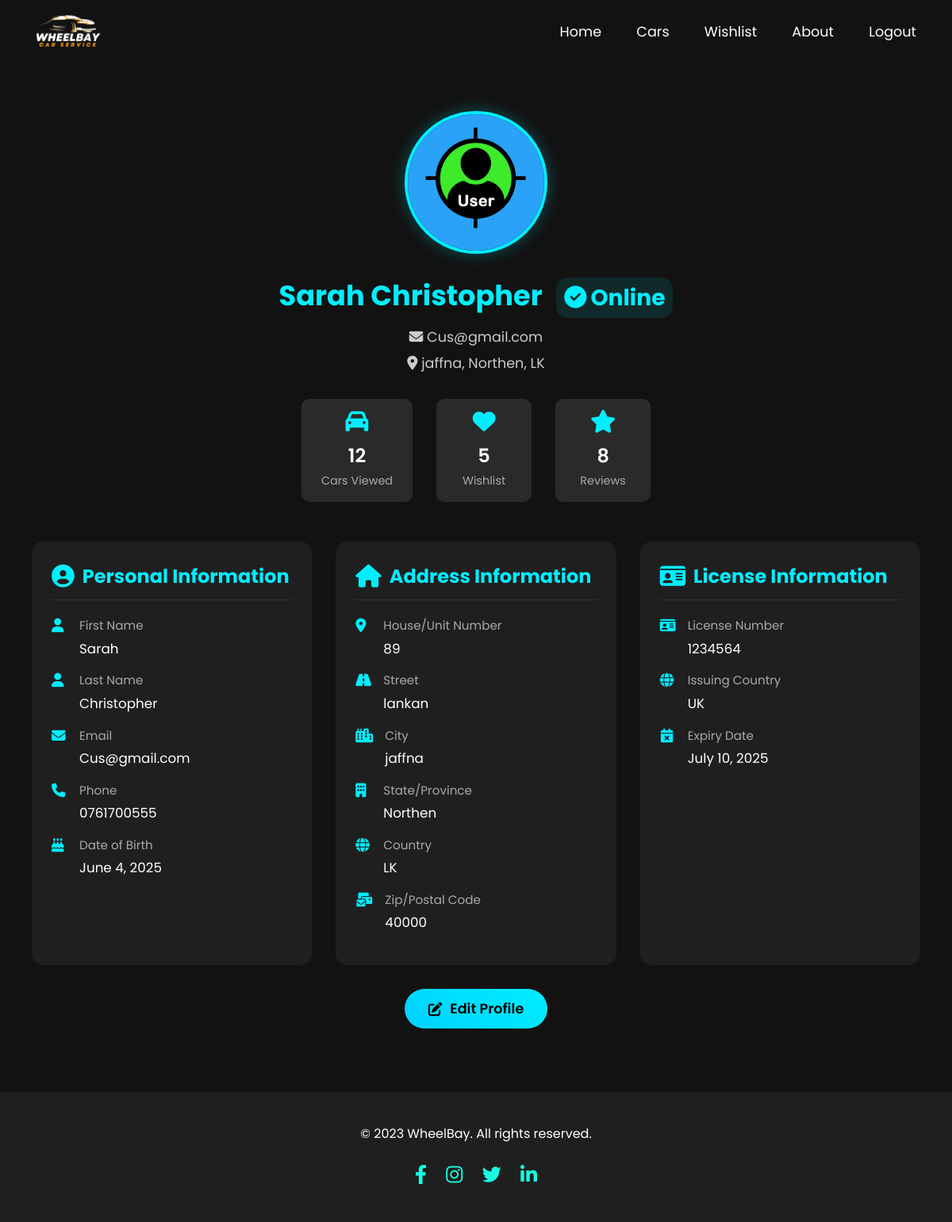
Screenshot of /user.php (signed in) with the database file from the repository.
### tables this page shows
CREATE TABLE `users` (
  `id` int(11) NOT NULL,
  `profile_image` varchar(255) DEFAULT NULL,
  `first_name` varchar(50) NOT NULL,
  `last_name` varchar(50) NOT NULL,
  `email` varchar(100) NOT NULL,
  `password` varchar(255) NOT NULL,
  `phone` varchar(20) NOT NULL,
  `dob` date NOT NULL,
  `house_no` varchar(20) NOT NULL,
  `street` varchar(100) NOT NULL,
  `city` varchar(50) NOT NULL,
  `state` varchar(50) NOT NULL,
  `country` varchar(50) NOT NULL,
  `zip_code` varchar(20) NOT NULL,
  `license_number` varchar(50) NOT NULL,
  `license_country` varchar(50) DEFAULT NULL,
  `license_expiry` date DEFAULT NULL,
  `created_at` timestamp NOT NULL DEFAULT current_timestamp(),
  `updated_at` timestamp NOT NULL DEFAULT current_timestamp() ON UPDATE current_timestamp(),
  `terms_accepted` tinyint(1) DEFAULT 0
);

### user.php (the view, shortened to what this page needs)
<?php
require_once 'php/db_conn.php';
$loggedInUserId = $_SESSION['user_id'];
$firstName = "User";
$lastName = "Profile";
$fullName = "User Profile";
$email = "N/A";
$location = "N/A";
$profileImage = "img/default-user.jpg";
$phone = "N/A";
$licenseNumber = "N/A";
$licenseCountry = "N/A";
$userType = "Online";
$sql = "SELECT first_name, last_name, email, phone, dob, house_no, street, city, state, country, zip_code, license_number, license_country, license_expiry, profile_image FROM users WHERE id = ?";
$stmt = $conn->prepare($sql);
if ($stmt) {
    $stmt->bind_param("i", $loggedInUserId);
    $stmt->execute();
    $result = $stmt->get_result();
    if ($user = $result->fetch_assoc()) {
        $firstName = htmlspecialchars($user['first_name']);
        $lastName = htmlspecialchars($user['last_name']);
        $fullName = $firstName . ' ' . $lastName;
        $email = htmlspecialchars($user['email']);
}
        $locationParts = [];
        if (!empty($user['city'])) $locationParts[] = htmlspecialchars($user['city']);
        if (!empty($user['state'])) $locationParts[] = htmlspecialchars($user['state']);
        if (!empty($user['country'])) $locationParts[] = htmlspecialchars($user['country']);
        $location = implode(', ', $locationParts);
        $profileImage = "img/default-user.jpg";
        $phone = !empty($user['phone']) ? htmlspecialchars($user['phone']) : 'N/A';
        $dob = !empty($user['dob']) ? htmlspecialchars($user['dob']) : 'N/A';
        $displayDob = $dob;
        if ($dob !== 'N/A' && $dobDateObj = DateTime::createFromFormat('Y-m-d', $dob)) {
             $displayDob = $dobDateObj->format('F j, Y');
        } else {
             $rawDob = '';
        }
        $licenseNumber = !empty($user['license_number']) ? htmlspecialchars($user['license_number']) : 'N/A';
        $licenseCountry = !empty($user['license_country']) ? htmlspecialchars($user['license_country']) : 'N/A';
        $licenseExpiry = !empty($user['license_expiry']) ? htmlspecialchars($user['license_expiry']) : 'N/A';
        $displayLicenseExpiry = $licenseExpiry;
        if ($licenseExpiry !== 'N/A' && $licenseExpiryDateObj = DateTime::createFromFormat('Y-m-d', $licenseExpiry)) {
             $displayLicenseExpiry = $licenseExpiryDateObj->format('F j, Y');
        } else {
             $rawLicenseExpiry = '';
        }
    } else {
        error_log("User ID " . $loggedInUserId . " found in session but not in database or wrong type.");
        session_unset();
        session_destroy();
        header("Location: login.php?error=user_data_missing");
        exit();
    }
?>
<!DOCTYPE html>
<html lang="en">
<head>
    <link rel="stylesheet" href="https://cdnjs.cloudflare.com/ajax/libs/font-awesome/6.4.0/css/all.min.css">
</head>
<body class="wheelbay-body">
    <header class="wheelbay-header">
        <img class="wheelbay-logo" src="img/Logo01.png" alt="WheelBay Logo">
        <nav>
            <a href="home.html">Home<span></span></a>
            <a href="cars.html">Cars<span></span></a>
            <a href="wishlist.html">Wishlist<span></span></a>
            <a href="about.html">About<span></span></a>
            <?php if (isset($_SESSION['user_id'])): ?>
                <a href="logout.php">Logout<span></span></a>
            <?php else: ?>
                <a href="login.php">Login<span></span></a>
            <?php endif; ?>
        </nav>
    </header>
    <main class="wheelbay-main">
        <section class="profile-section">
            <img src="<?php echo $profileImage; ?>" alt="Profile Picture" class="profile-picture" id="profile-picture">
            <div class="profile-info">
                <h2><?php echo $fullName; ?> <span class="verification-badge"><i class="fas fa-check-circle"></i><?php echo $userType; ?></span></h2>
                <p><i class="fas fa-envelope"></i> <?php echo $email; ?></p>
                <p><i class="fas fa-map-marker-alt"></i> <?php echo $location; ?></p>
            </div>
            <div class="profile-stats">
                <div class="stat-item" onclick="viewSection('viewed')">
                    <i class="fas fa-car"></i>
                    <div class="stat-number">12</div>
                    <div class="stat-label">Cars Viewed</div>
                </div>
                <div class="stat-item" onclick="viewSection('wishlist')">
                    <i class="fas fa-heart"></i>
                    <div class="stat-number">5</div>
                    <div class="stat-label">Wishlist</div>
                </div>
                <div class="stat-item" onclick="viewSection('reviews')">
                    <i class="fas fa-star"></i>
                    <div class="stat-number">8</div>
                    <div class="stat-label">Reviews</div>
                </div>
            </div>
        </section>
        <div class="profile-details-container">
            <div class="info-section">
                <h3><i class="fas fa-user-circle"></i> Personal Information</h3>
                <div class="info-item">
                    <i class="fas fa-user"></i>
                    <div>
                        <div class="info-label">First Name</div>
                        <div class="info-value"><?php echo $firstName ?: '<span class="not-provided">Not provided</span>'; ?></div>
                    </div>
                </div>
                <div class="info-item">
                    <i class="fas fa-user"></i>
                    <div>
                        <div class="info-label">Last Name</div>
                        <div class="info-value"><?php echo $lastName ?: '<span class="not-provided">Not provided</span>'; ?></div>
                    </div>
                </div>
                <div class="info-item">
                    <i class="fas fa-envelope"></i>
                    <div>
                        <div class="info-label">Email</div>
                        <div class="info-value"><?php echo $email ?: '<span class="not-provided">Not provided</span>'; ?></div>
                    </div>
                </div>
                <div class="info-item">
                    <i class="fas fa-phone"></i>
                    <div>
                        <div class="info-label">Phone</div>
                        <div class="info-value"><?php echo $phone ?: '<span class="not-provided">Not provided</span>'; ?></div>
                    </div>
                </div>
                <div class="info-item">
                    <i class="fas fa-birthday-cake"></i>
                    <div>
                        <div class="info-label">Date of Birth</div>
                        <div class="info-value"><?php echo $displayDob !== 'N/A' ? $displayDob : '<span class="not-provided">Not provided</span>'; ?></div>
                    </div>
                </div>
            </div>
            <div class="info-section">
                <h3><i class="fas fa-home"></i> Address Information</h3>
                <div class="info-item">
                    <i class="fas fa-map-marker-alt"></i>
                    <div>
                        <div class="info-label">House/Unit Number</div>
                        <div class="info-value"><?php echo !empty($user['house_no']) ? htmlspecialchars($user['house_no']) : '<span class="not-provided">Not provided</span>'; ?></div>
                    </div>
                </div>
                <div class="info-item">
                    <i class="fas fa-road"></i>
                    <div>
                        <div class="info-label">Street</div>
                        <div class="info-value"><?php echo !empty($user['street']) ? htmlspecialchars($user['street']) : '<span class="not-provided">Not provided</span>'; ?></div>
                    </div>
                </div>
                <div class="info-item">
                    <i class="fas fa-city"></i>
                    <div>
                        <div class="info-label">City</div>
                        <div class="info-value"><?php echo !empty($user['city']) ? htmlspecialchars($user['city']) : '<span class="not-provided">Not provided</span>'; ?></div>
                    </div>
                </div>
                <div class="info-item">
                    <i class="fas fa-building"></i>
                    <div>
                        <div class="info-label">State/Province</div>
                        <div class="info-value"><?php echo !empty($user['state']) ? htmlspecialchars($user['state']) : '<span class="not-provided">Not provided</span>'; ?></div>
                    </div>
                </div>
                <div class="info-item">
                    <i class="fas fa-globe"></i>
                    <div>
                        <div class="info-label">Country</div>
                        <div class="info-value"><?php echo !empty($user['country']) ? htmlspecialchars($user['country']) : '<span class="not-provided">Not provided</span>'; ?></div>
                    </div>
                </div>
                <div class="info-item">
                    <i class="fas fa-mail-bulk"></i>
                    <div>
                        <div class="info-label">Zip/Postal Code</div>
                        <div class="info-value"><?php echo !empty($user['zip_code']) ? htmlspecialchars($user['zip_code']) : '<span class="not-provided">Not provided</span>'; ?></div>
                    </div>
                </div>
            </div>
            <div class="info-section">
                <h3><i class="fas fa-id-card"></i> License Information</h3>
                <div class="info-item">
                    <i class="fas fa-id-card"></i>
                    <div>
                        <div class="info-label">License Number</div>
                        <div class="info-value"><?php echo $licenseNumber !== 'N/A' ? $licenseNumber : '<span class="not-provided">Not provided</span>'; ?></div>
                    </div>
                </div>
                <div class="info-item">
                    <i class="fas fa-globe"></i>
                    <div>
                        <div class="info-label">Issuing Country</div>
                        <div class="info-value"><?php echo $licenseCountry !== 'N/A' ? $licenseCountry : '<span class="not-provided">Not provided</span>'; ?></div>
                    </div>
                </div>
                <div class="info-item">
                    <i class="fas fa-calendar-times"></i>
                    <div>
                        <div class="info-label">Expiry Date</div>
                        <div class="info-value"><?php echo $displayLicenseExpiry !== 'N/A' ? $displayLicenseExpiry : '<span class="not-provided">Not provided</span>'; ?></div>
                    </div>
                </div>
            </div>
        </div>
        <button class="edit-profile-btn" onclick="openEditModal()">
            <i class="fas fa-edit"></i> Edit Profile
        </button>
    </main>
    <footer class="wheelbay-footer">
        <p>© 2023 WheelBay. All rights reserved.</p>
        <div class="wheelbay-social-links">
            <a href="#" aria-label="Facebook" onclick="Social()"><i class="fab fa-facebook-f"></i></a>
            <a href="#" aria-label="Instagram" onclick="Social()"><i class="fab fa-instagram"></i></a>
            <a href="#" aria-label="Twitter" onclick="Social()"><i class="fab fa-twitter"></i></a>
            <a href="#" aria-label="LinkedIn" onclick="Social()"><i class="fab fa-linkedin-in"></i></a>
        </div>
    </footer>
</body>
</html>

### user.php (style rules this page uses)
* { margin: 0; padding: 0; box-sizing: border-box; font-family: 'Poppins', sans-serif; }
.wheelbay-body { background-color: #121212; color: white; margin: 0; line-height: 1.6; }
.wheelbay-header { position: fixed; top: 0; left: 0; right: 0; z-index: 1000; display: flex; justify-content: space-between; align-items: center; padding: 0 25px; height: 80px; transition: all 0.3s ease; }
.wheelbay-logo { width: 120px; transition: transform 0.3s; }
nav a { position: relative; font-size: 1.1em; color: #fff; text-decoration: none; padding: 6px 20px; transition: .5s; }
.wheelbay-main { padding: 40px; margin-top: 100px; max-width: 1200px; margin-left: auto; margin-right: auto; }
.profile-section { display: flex; flex-direction: column; align-items: center; text-align: center; margin-bottom: 40px; }
.profile-picture { width: 180px; height: 180px; border-radius: 50%; object-fit: cover; border: 4px solid #0ef; margin-bottom: 25px; transition: transform 0.3s, box-shadow 0.3s; cursor: pointer; box-shadow: 0 0 20px rgba(0, 238, 255, 0.3); }
.profile-info h2 { font-size: 2.2em; margin-bottom: 10px; color: #0ef; }
.profile-info p { font-size: 1.1em; color: #ccc; margin-bottom: 5px; }
.profile-stats { display: flex; justify-content: center; gap: 30px; margin-top: 25px; }
.stat-item { background: rgba(255, 255, 255, 0.1); padding: 15px 25px; border-radius: 10px; min-width: 120px; transition: transform 0.3s, background 0.3s; cursor: pointer; }
.stat-item i { font-size: 1.8em; color: #0ef; margin-bottom: 10px; }
.stat-item .stat-number { font-size: 1.5em; font-weight: 600; color: white; }
.stat-item .stat-label { font-size: 0.9em; color: #aaa; }
.edit-profile-btn { background: linear-gradient(45deg, #00d2ff, #0ef); color: black; border: none; padding: 12px 30px; border-radius: 30px; font-size: 1.1em; font-weight: 600; cursor: pointer; margin-top: 30px; transition: transform 0.3s, box-shadow 0.3s; display: flex; align-items: center; gap: 10px; margin-left: auto; margin-right: auto; }
.verification-badge { display: inline-flex; align-items: center; background: rgba(0, 238, 255, 0.1); color: #0ef; padding: 3px 10px; border-radius: 15px; font-size: 0.8em; margin-left: 10px; }
.verification-badge i { margin-right: 5px; }
.wheelbay-footer { background-color: #1f1f1f; color: white; text-align: center; padding: 40px 20px; margin-top: 40px; }
.wheelbay-footer p { margin: 0; }
.wheelbay-social-links { margin-top: 20px; }
.wheelbay-social-links a { margin: 0 10px; font-size: 1.5em; color: #17fee3; transition: color 0.3s; }
.profile-details-container { display: grid; grid-template-columns: repeat(auto-fit, minmax(300px, 1fr)); gap: 30px; margin-top: 50px; }
.info-section { background: #1f1f1f; border-radius: 15px; padding: 25px; transition: transform 0.3s, box-shadow 0.3s; }
.info-section h3 { color: #0ef; margin-bottom: 20px; font-size: 1.5em; display: flex; align-items: center; gap: 10px; border-bottom: 1px solid #333; padding-bottom: 10px; }
.info-section h3 i { font-size: 1.2em; }
.info-item { margin-bottom: 15px; display: flex; align-items: flex-start; }
.info-item i { color: #0ef; margin-right: 15px; margin-top: 3px; font-size: 1.1em; min-width: 20px; }
.info-item .info-label { color: #aaa; font-size: 0.95em; margin-bottom: 3px; }
.info-item .info-value { color: white; font-size: 1.05em; word-break: break-word; }

### rows the page displays
users: fullName "Sarah Christopher", email "Cus@gmail.com", first_name "Sarah", last_name "Christopher", phone "0761700555", dob "June 4, 2025", house_no "89", street "lankan", city "jaffna", state "Northen", country "LK", zip_code "40000", license_number "1234564", license_country "UK", license_expiry "July 10, 2025"

### other values shown
$userType "Online"
$location "jaffna, Northen, LK"
